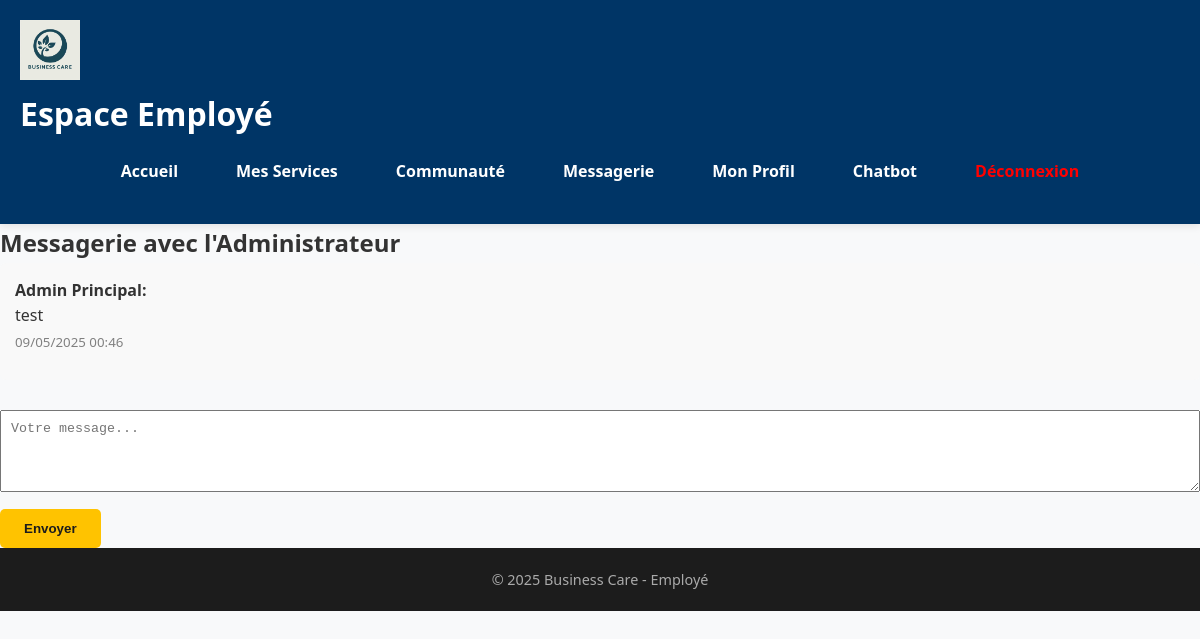
Screenshot of /employee/message.php (signed in) with the database file from the repository.
### tables this page shows
CREATE TABLE `messages` (
  `id` int(11) NOT NULL,
  `sender_id` int(11) NOT NULL,
  `recipient_id` int(11) NOT NULL,
  `message` text NOT NULL,
  `created_at` timestamp NOT NULL DEFAULT CURRENT_TIMESTAMP,
  `is_read` tinyint(1) DEFAULT '0'
);

CREATE TABLE `users` (
  `id` int(11) NOT NULL,
  `company_id` int(11) DEFAULT NULL,
  `name` varchar(100) NOT NULL,
  `firstname` varchar(100) DEFAULT NULL,
  `email` varchar(100) NOT NULL,
  `phone` varchar(20) DEFAULT NULL,
  `password` varchar(255) NOT NULL,
  `role` enum('admin','client','employee','provider') NOT NULL,
  `position` varchar(100) DEFAULT NULL,
  `status` enum('pending','approved','rejected') DEFAULT 'pending',
  `created_at` timestamp NOT NULL DEFAULT CURRENT_TIMESTAMP,
  `archive_reason` text,
  `first_login` tinyint(1) DEFAULT '1'
);

### employee/message.php (the view, shortened to what this page needs)
<?php
include 'includes/header.php';
$sender_id = $_SESSION['user_id'];
$stmt = $pdo->query("SELECT id FROM users WHERE role = 'admin' LIMIT 1");
$admin = $stmt->fetch();
$admin_id = $admin['id'] ?? null;
$stmt = $pdo->prepare("
    SELECT m.*, u.name FROM messages m
    JOIN users u ON u.id = m.sender_id
    WHERE (sender_id = :me AND recipient_id = :admin)
       OR (sender_id = :admin AND recipient_id = :me)
    ORDER BY m.created_at ASC
");
$stmt->execute(['me' => $sender_id, 'admin' => $admin_id]);
$conv = $stmt->fetchAll();
?>
<main class="form-section">
    <h2>Messagerie avec l'Administrateur</h2>
    <div style="margin-bottom: 30px; max-height: 400px; overflow-y: auto; background: #f9f9f9; padding: 15px; border-radius: 6px;">
        <?php if (empty($conv)): ?>
            <p>Aucun message échangé pour l’instant.</p>
        <?php else: ?>
            <?php foreach ($conv as $msg): ?>
                <div style="margin-bottom: 10px;">
                    <strong><?= htmlspecialchars($msg['name']) ?>:</strong><br>
                    <span><?= nl2br(htmlspecialchars($msg['message'])) ?></span><br>
                    <small style="color: gray;"><?= date('d/m/Y H:i', strtotime($msg['created_at'])) ?></small>
                </div>
            <?php endforeach; ?>
        <?php endif; ?>
    </div>
    <?php if ($admin_id): ?>
    <form method="POST">
        <textarea name="message" rows="4" style="width: 100%; padding: 10px;" placeholder="Votre message..." required></textarea>
        <button type="submit" class="cta-button" style="margin-top: 10px;">Envoyer</button>
    </form>
    <?php endif; ?>
</main>
<?php include 'includes/footer.php'; ?>

### assets/css/style.css (style rules this page uses)
* { margin: 0; padding: 0; box-sizing: border-box; }
:root { --primary: #003566; --secondary: #ffc300; --light: #f8f9fa; --dark: #1c1c1c; --text: #333; --accent: #0077b6; }
html, body { height: 100%; display: flex; flex-direction: column; }
body { font-family: 'Segoe UI', Tahoma, Geneva, Verdana, sans-serif; background-color: var(--light); color: var(--text); line-height: 1.6; }
.cta-button { background-color: var(--secondary); color: var(--dark); padding: 12px 24px; border: none; text-decoration: none; font-weight: bold; border-radius: 5px; transition: background 0.3s ease; }

### rows the page displays
messages: users.name "Admin Principal", message "test", created_at "09/05/2025 00:46"
